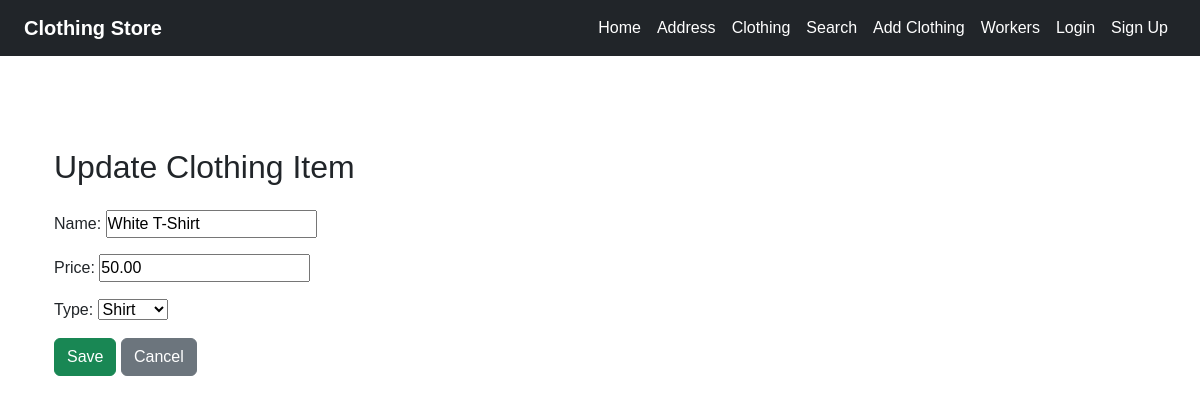
/clothing/update/1/, run on an earlier commit of the app's database.
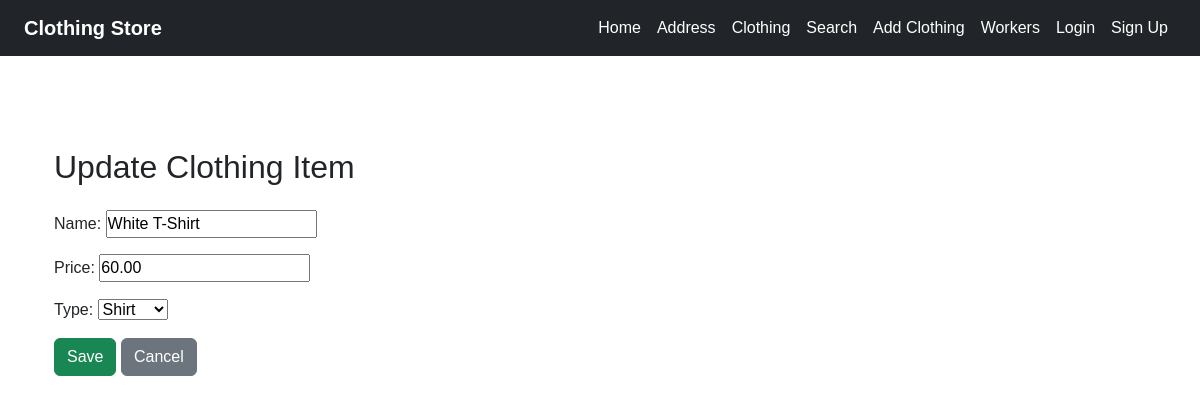
And on a later commit of the database.
### clothing/models.py (models this page shows, shortened)
class ClothingModel(models.Model):
    name = models.CharField(max_length=100)
    manufacturer = models.CharField(max_length=100)
    price = models.DecimalField(max_digits=8, decimal_places=2, validators=[MinValueValidator(0), MaxValueValidator(1000)])
    type = models.ForeignKey(TypeModel, on_delete=models.CASCADE,related_name='clothing_items')

class TypeModel(models.Model):
    name = models.CharField(max_length=100)
    def __str__(self):
        return self.name

### clothing/views.py (the view, shortened to what this page needs)
# urls.py: path('update/<int:pk>/', views.ClothingUpdateView.as_view(), name='update_clothing'),
class ClothingUpdateView(UpdateView):
    model=ClothingModel
    template_name='clothing/update_clothing.html'
    fields=['name','price','type']
    success_url=reverse_lazy('product_list')

### clothing/templates/clothing/update_clothing.html (shortened to what this page needs)
{% extends 'layout.html' %}
{% block content %}
<div class="container mt-5">
    <h2 class="mb-4">Update Clothing Item</h2>
    <form method="post">
        {{ form.as_p }}
        <button type="submit" class="btn btn-success">Save</button>
        <a href="{% url 'product_list' %}" class="btn btn-secondary">Cancel</a>
    </form>
</div>
{% endblock %}

What changed in the data, as far as the page shows it:
changed ClothingModel "Shirt": price "50.00" → "60.00"
